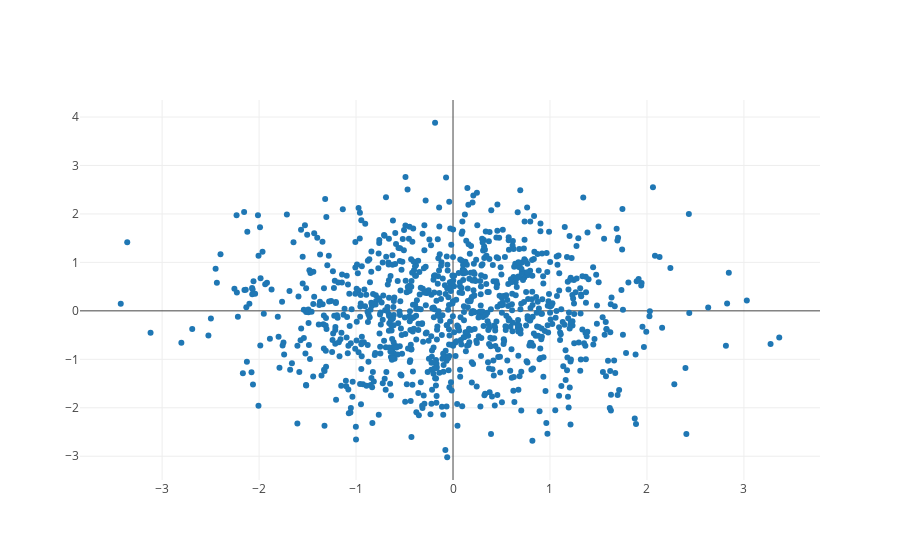

Notebook code for this chart:
### Code cell
N = 1000
random_x = np.random.randn(N)
random_y = np.random.randn(N)

# Create a trace
trace = go.Scatter(
    x = random_x,
    y = random_y,
    mode = 'markers'
)

data = [trace]

# Plot and embed in ipython notebook!
plotly.offline.iplot(data, filename='basic-scatter')

### Figure 1 — Plotly figure (JSON) as saved in the notebook; plotly's stock layout.template omitted (floating-point values rounded to 4 significant figures; data arrays with more than 128 entries replaced by an {"elided": "..."} marker saying what was removed)
{"data": [{"mode": "markers", "type": "scatter", "uid": "7f9b9f9c-0107-11e9-97f3-04d3b088715f", "x": {"elided": "1000 float values"}, "y": {"elided": "1000 float values"}}], "layout": {}}
